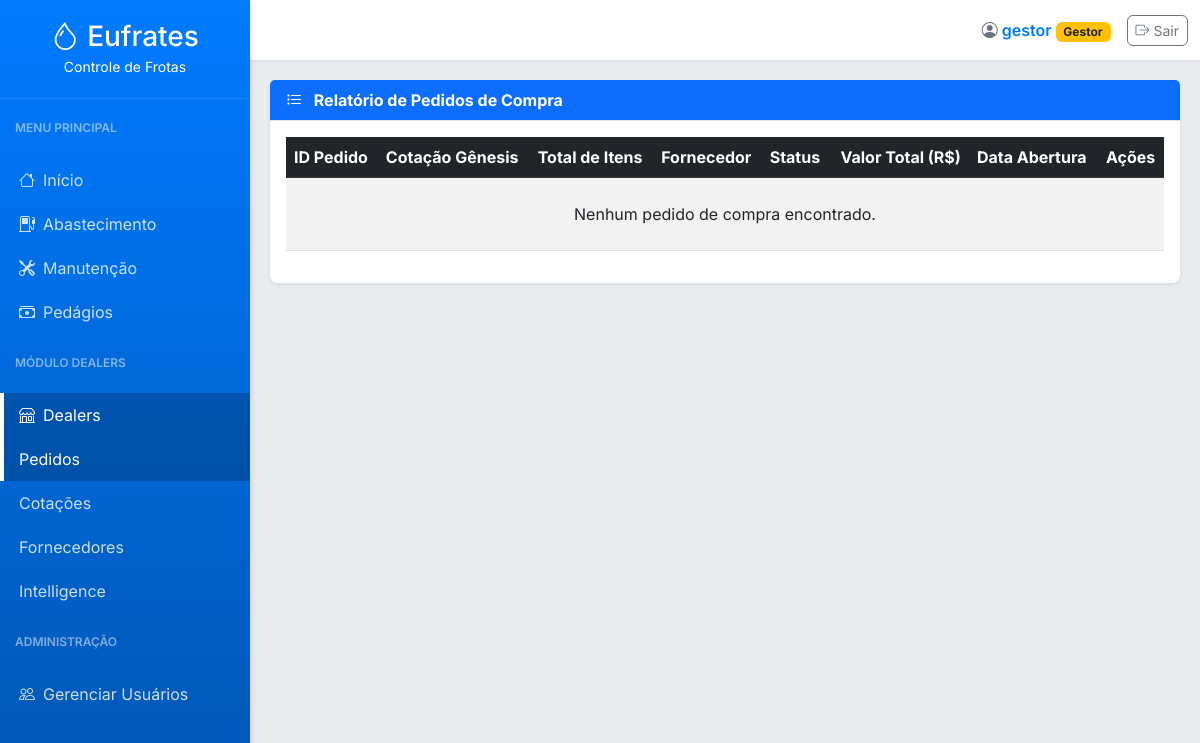
Before: /dealers/pedidos-relatorio (signed in) with the older database file.
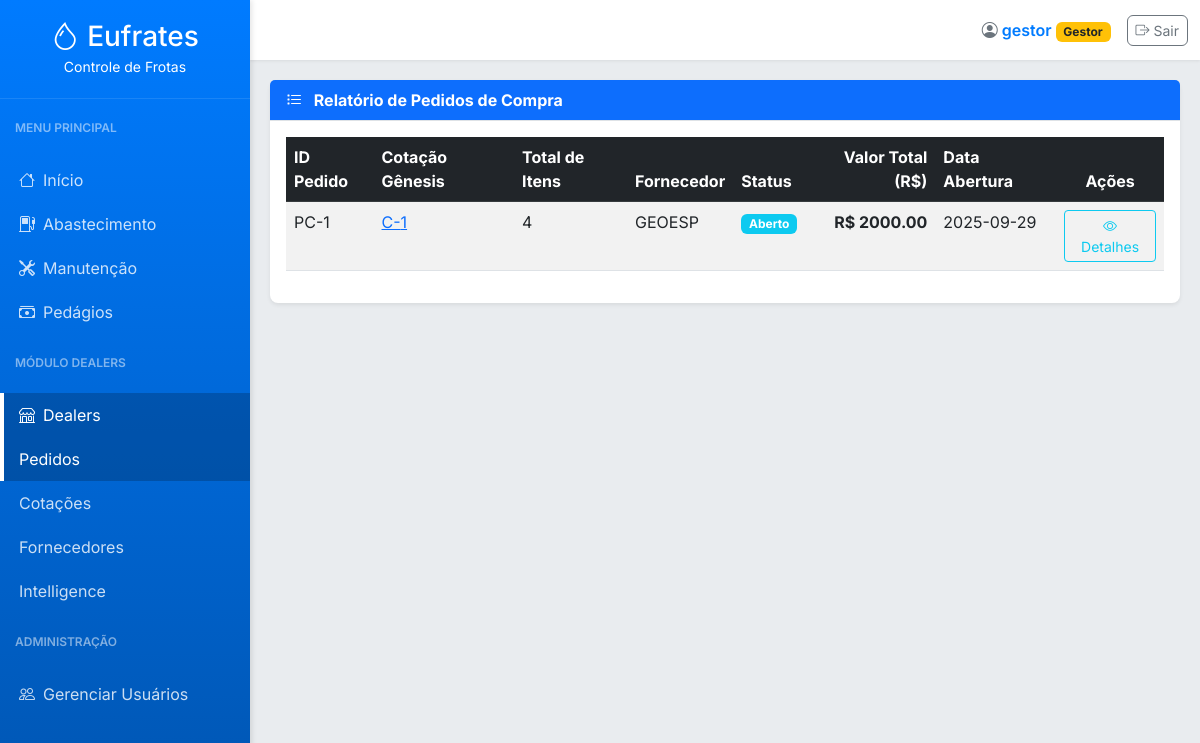
After: the same page with the newer database file.
### tables this page shows
CREATE TABLE pedidos_compra (
                id INTEGER PRIMARY KEY, cotacao_id INTEGER, user_id INTEGER, fornecedor_id INTEGER,
                valor_total REAL, data_abertura TEXT, status TEXT, data_finalizacao TEXT,
                nf_e_chave TEXT, nfs_pdf_path TEXT, data_registro TEXT
            );

CREATE TABLE fornecedores (
        id INTEGER PRIMARY KEY AUTOINCREMENT,
        cnpj TEXT NOT NULL UNIQUE,
        nome TEXT NOT NULL,
        ie TEXT,
        endereco TEXT,
        tipo TEXT,
        contato TEXT,
        data_registro TEXT DEFAULT CURRENT_TIMESTAMP
    );

### app.py (the view)
@app.route('/dealers/pedidos-relatorio')
@login_required
def pedidos_relatorio():
    pedidos_list = obter_pedidos_compra()
    return render_template('pedidos_relatorio.html', active_page='pedidos_compra', pedidos=pedidos_list)

### app.py (called while the page is built)
@app.before_request
def load_logged_in_user():
    user_id = session.get('user_id')
    g.user = get_user_by_id(user_id) if user_id else None

def login_required(view):
    @wraps(view)
    def wrapped_view(*args, **kwargs):
        if g.user is None:
            flash('Você precisa estar logado para acessar esta página.', 'warning')
            return redirect(url_for('login'))
        return view(*args, **kwargs)
    return wrapped_view

@app.context_processor
def inject_now():
    return {'now': datetime.now(), 'g': g}

### database.py (called while the page is built)
def get_db_connection():
    conn = sqlite3.connect('abastecimentos.db')
    conn.row_factory = sqlite3.Row
    return conn

def obter_pedidos_compra():
    conn = get_db_connection()
    query = '''
        SELECT
            p.id, p.cotacao_id, p.status, p.data_abertura, p.valor_total,
            f.nome as fornecedor_nome,
            (SELECT COUNT(*) FROM pedido_itens pi WHERE pi.pedido_id = p.id) as total_itens
        FROM pedidos_compra p
        JOIN fornecedores f ON p.fornecedor_id = f.id
        ORDER BY p.data_abertura DESC
    '''
    df = pd.read_sql(query, conn)
    conn.close()
    return df.to_dict('records')

### templates/pedidos_relatorio.html
{% extends "base.html" %}
{% block content %}
<div class="card">
    <div class="card-header bg-primary text-white">
        <i class="bi bi-list-task me-2"></i> Relatório de Pedidos de Compra
    </div>
    <div class="card-body">
        <div class="table-responsive">
            <table class="table table-striped table-hover">
                <thead class="table-dark">
                    <tr>
                        <th>ID Pedido</th>
                        <th>Cotação Gênesis</th>
                        <th>Total de Itens</th>
                        <th>Fornecedor</th>
                        <th>Status</th>
                        <th class="text-end">Valor Total (R$)</th>
                        <th>Data Abertura</th>
                        <th class="text-center">Ações</th>
                    </tr>
                </thead>
                <tbody>
                    {% for pedido in pedidos %}
                    <tr>
                        <td>PC-{{ pedido.id }}</td>
                        <td><a href="{{ url_for('cotacao_detalhe', cotacao_id=pedido.cotacao_id) }}">C-{{ pedido.cotacao_id }}</a></td>
                        <td>{{ pedido.total_itens }}</td>
                        <td>{{ pedido.fornecedor_nome or '-' }}</td>
                        <td>
                            <span class="badge {% if pedido.status == 'Finalizado' %}bg-success{% elif pedido.status == 'Aberto' %}bg-info{% else %}bg-warning{% endif %}">
                                {{ pedido.status }}
                            </span>
                        </td>
                        <td class="text-end fw-bold">R$ {{ "%.2f"|format(pedido.valor_total) }}</td>
                        <td>{{ pedido.data_abertura.split(' ')[0] }}</td>
                        <td class="text-center">
                            <a href="{{ url_for('pedido_detalhe', pedido_id=pedido.id) }}" class="btn btn-sm btn-outline-info" title="Ver Detalhes">
                                <i class="bi bi-eye"></i> Detalhes
                            </a>
                        </td>
                    </tr>
                    {% else %}
                    <tr>
                        <td colspan="8" class="text-center py-4">Nenhum pedido de compra encontrado.</td>
                    </tr>
                    {% endfor %}
                </tbody>
            </table>
        </div>
    </div>
</div>
{% endblock %}

Changed rows visible on the page:
now on this page (row edited): pedidos_compra: id "1", cotacao_id "1", total_itens "4", nome "GEOESP", status "Aberto", valor_total "2000.00", data_abertura "2025-09-29"
Other visible differences:
text no longer shown: "Nenhum pedido de compra encontrado."
